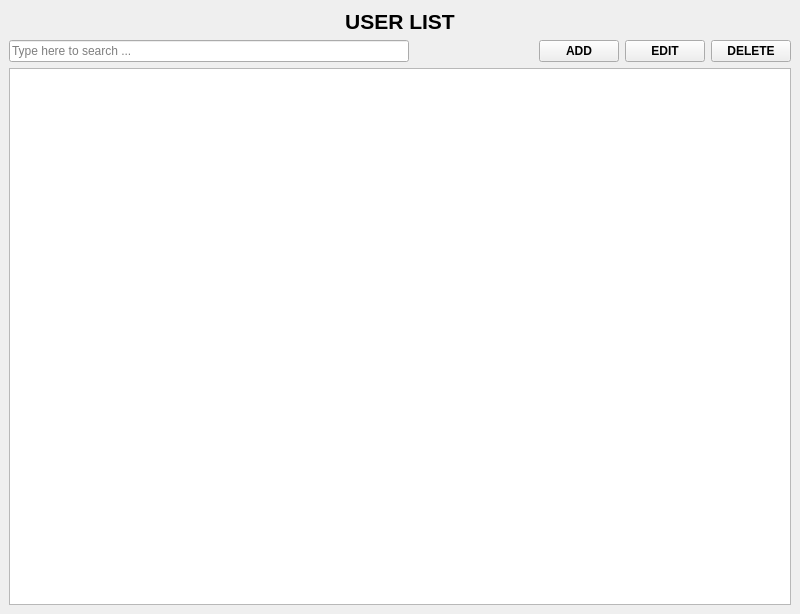
<?xml version="1.0" encoding="UTF-8"?>
<ui version="4.0">
 <class>MainWindow</class>
 <widget class="QMainWindow" name="MainWindow">
  <property name="geometry">
   <rect>
    <x>0</x>
    <y>0</y>
    <width>800</width>
    <height>614</height>
   </rect>
  </property>
  <property name="windowTitle">
   <string>MainWindow</string>
  </property>
  <widget class="QWidget" name="centralwidget">
   <layout class="QVBoxLayout" name="verticalLayout">
    <item>
     <widget class="QLabel" name="label">
      <property name="font">
       <font>
        <pointsize>16</pointsize>
        <weight>75</weight>
        <bold>true</bold>
       </font>
      </property>
      <property name="text">
       <string>USER LIST</string>
      </property>
      <property name="alignment">
       <set>Qt::AlignCenter</set>
      </property>
     </widget>
    </item>
    <item>
     <layout class="QHBoxLayout" name="horizontalLayout">
      <item>
       <widget class="QLineEdit" name="search_input">
        <property name="minimumSize">
         <size>
          <width>400</width>
          <height>0</height>
         </size>
        </property>
        <property name="placeholderText">
         <string>Type here to search ...</string>
        </property>
       </widget>
      </item>
      <item>
       <spacer name="horizontalSpacer">
        <property name="orientation">
         <enum>Qt::Horizontal</enum>
        </property>
        <property name="sizeHint" stdset="0">
         <size>
          <width>40</width>
          <height>20</height>
         </size>
        </property>
       </spacer>
      </item>
      <item>
       <widget class="QPushButton" name="add_btn">
        <property name="font">
         <font>
          <weight>75</weight>
          <bold>true</bold>
         </font>
        </property>
        <property name="text">
         <string>ADD</string>
        </property>
       </widget>
      </item>
      <item>
       <widget class="QPushButton" name="edit_btn">
        <property name="font">
         <font>
          <weight>75</weight>
          <bold>true</bold>
         </font>
        </property>
        <property name="text">
         <string>EDIT</string>
        </property>
       </widget>
      </item>
      <item>
       <widget class="QPushButton" name="delete_btn">
        <property name="font">
         <font>
          <weight>75</weight>
          <bold>true</bold>
         </font>
        </property>
        <property name="text">
         <string>DELETE</string>
        </property>
       </widget>
      </item>
     </layout>
    </item>
    <item>
     <widget class="QListWidget" name="listWidget"/>
    </item>
   </layout>
  </widget>
 </widget>
 <resources/>
 <connections/>
</ui>
